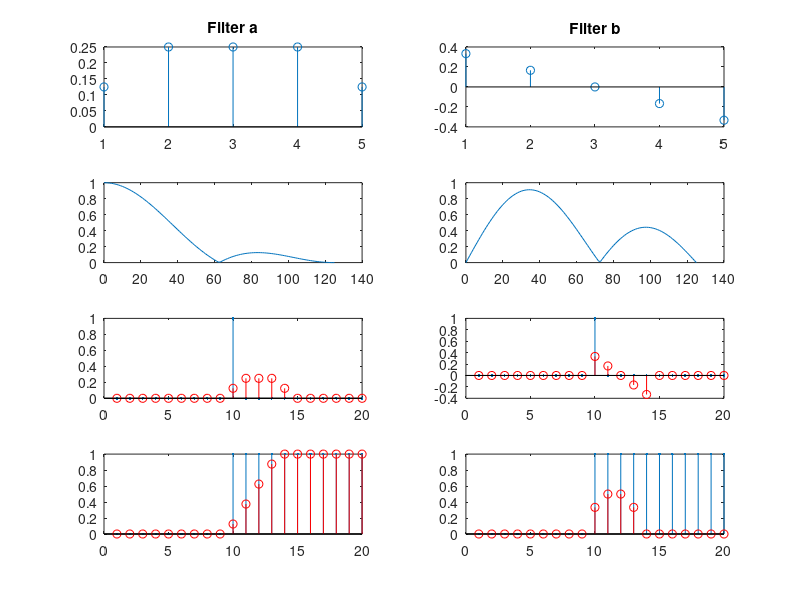

The MATLAB source for this figure:
Ca=[1/8 1/4 1/4 1/4 1/8];
Ma=length(Ca);
Cb=[1/3 1/6 0 -1/6 -1/3];
Mb=length(Cb);

subplot(4,2,1)
stem(Ca)
title('Filter a')
Fd=250;
T=1/Fd;
f=0:Fd/2;
Ha=abs(1/4+1/2*cos(2*pi*f*T)+1/4*cos(4*pi*f*T));
subplot(4,2,3)
plot(f,Ha)

subplot(4,2,2)
stem(Cb)
title('Filter b')
Fd=250;
T=1/Fd;
f=0:Fd/2;
Hb=abs(1/3*sin(2*pi*f*T)+2/3*sin(4*pi*f*T));
subplot(4,2,4)
plot(f,Hb)

%импульсная хар-ка А
N=20;
for n=1:N
    x(n)=0;
end
x(10)=1;
y=zeros(1,N);
for n=Ma:N
    y(n)=1/8*x(n)+1/4*x(n-1)+1/4*x(n-2)+1/4*x(n-3)+1/8*x(n-4);
end
subplot(4,2,5)
stem(x, '.')
hold on
stem(y,'r')

%импульсная хар-ка В
N=20;
for n=1:N
    x(n)=0;
end
x(10)=1;
y=zeros(1,N);
for n=Mb:N
    y(n)=1/3*x(n)+1/6*x(n-1)+0*x(n-2)-1/6*x(n-3)-1/3*x(n-4);
end
subplot(4,2,6)
stem(x, '.')
hold on
stem(y,'r')

%переходная хар-ка А
for n=1:N/2 
X(n)=0; 
end
for n=N/2:N
X(n)=1
end
Y=zeros(1,N);
for n=Ma:N
Y(n)=1/8*X(n)+1/4*X(n-1)+1/4*X(n-2)+1/4*X(n-3)+1/8*X(n-4);
end
subplot(4,2,7)
stem(X,'.')
hold on
stem(Y,'r')

%переходная хар-ка В
for n=1:N/2
X(n)=0
end
for n=N/2:N
X(n)=1
end
Y=zeros(1,N);
for n=Mb:N
Y(n)=1/3*X(n)+1/6*X(n-1)-1/6*X(n-3)-1/3*X(n-4);
end
subplot(4,2,8)
stem(X,'.')
hold on
stem(Y,'r')
